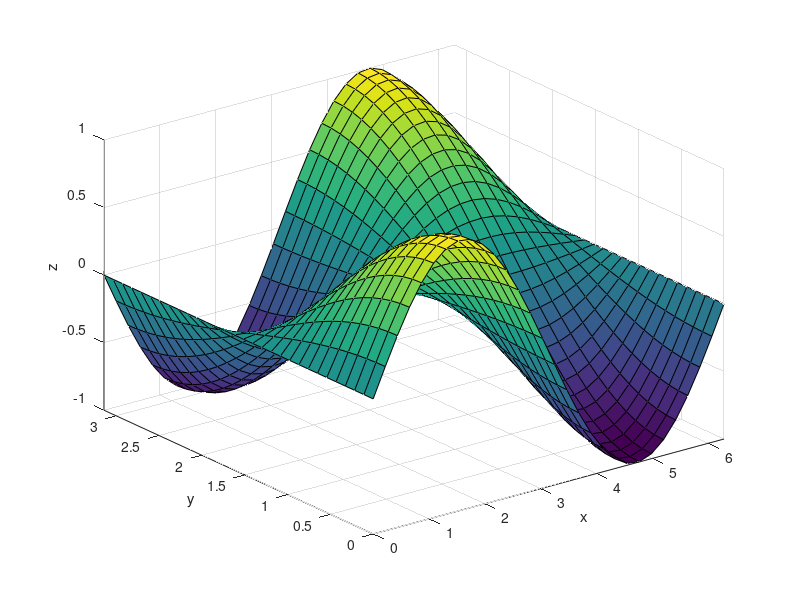

This chart was generated by the following MATLAB code:
[X,Y] = meshgrid(linspace(0,2*pi,30),linspace(0,pi,30));
Z = sin(X).*cos(Y);
surf(X,Y,Z)
xlabel('x'); ylabel('y'); zlabel('z');
axis([0 2*pi 0 pi -1 1])
